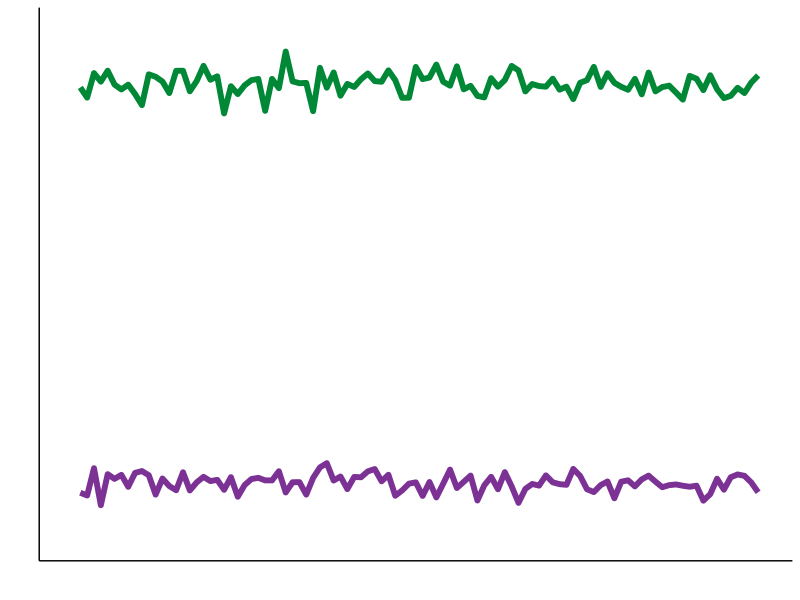
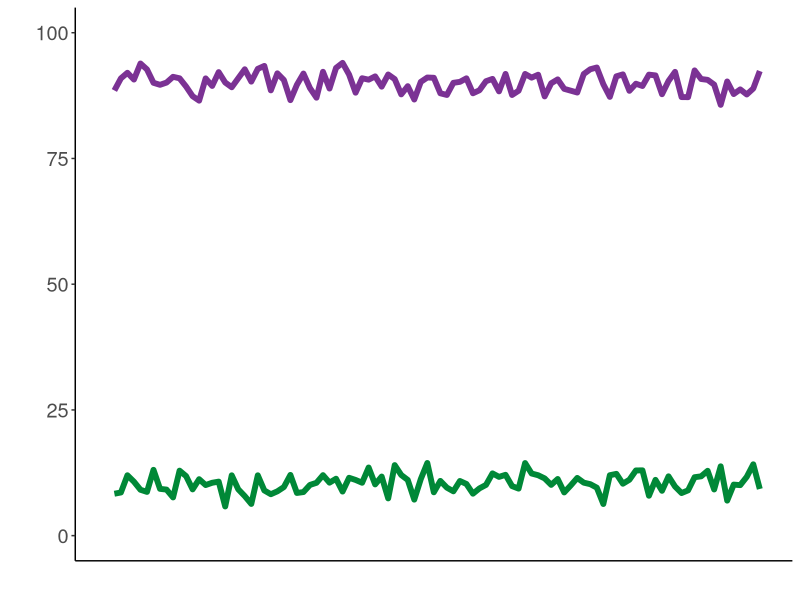

The R source for these figures, in order: (Note: this script raises an error after producing the figures.)
## LOAD PACKAGES ####
library(dplyr)
library(tidyr)
library(RColorBrewer)
library(ggplot2)


## MAKE FAKE DATA ####
eng_ml = data.frame(time = seq(1, 100)) %>%
  mutate(English = rnorm(100, 90, 2)) %>%
  mutate(Spanish = rnorm(100, 10, 2)) %>%
  gather(language, activation, c(English, Spanish))

sp_ml = data.frame(time = seq(1, 100)) %>%
  mutate(Spanish = rnorm(100, 90, 2)) %>%
  mutate(English = rnorm(100, 10, 2)) %>%
  gather(language, activation, c(English, Spanish))

cses_dom = data.frame(time = seq(1, 100)) %>%
  mutate(English = c(rep(90, 40), seq(90, 10, length.out = 20), rep(10, 40)) + rnorm(100, 0, 2)) %>%
  mutate(Spanish = c(rep(10, 25), seq(10, 90, length.out = 20), rep(90, 55)) + rnorm(100, 0, 2)) %>%
  gather(language, activation, c(English, Spanish))

cses_l1 = data.frame(time = seq(1, 100)) %>%
  mutate(English = c(rep(90, 40), seq(90, 10, length.out = 20), rep(10, 40)) + rnorm(100, 0, 2)) %>%
  mutate(Spanish = c(rep(10, 25), seq(10, 90, length.out = 40), rep(90, 35)) + rnorm(100, 0, 2)) %>%
  gather(language, activation, c(English, Spanish))

cses_sudden = data.frame(time = seq(1, 100)) %>%
  mutate(English = c(rep(90, 50), seq(90, 10, length.out = 0), rep(10, 50)) + rnorm(100, 0, 2)) %>%
  mutate(Spanish = c(rep(10, 50), seq(10, 90, length.out = 0), rep(90, 50)) + rnorm(100, 0, 2)) %>%
  gather(language, activation, c(English, Spanish))

cses_equal = data.frame(time = seq(1, 100)) %>%
  mutate(English = c(rep(90, 40), seq(90, 10, length.out = 20), rep(10, 40)) + rnorm(100, 0, 2)) %>%
  mutate(Spanish = c(rep(10, 40), seq(10, 90, length.out = 20), rep(90, 40)) + rnorm(100, 0, 2)) %>%
  gather(language, activation, c(English, Spanish))

csse_dom = data.frame(time = seq(1, 100)) %>%
  mutate(Spanish = c(rep(90, 40), seq(90, 10, length.out = 20), rep(10, 40)) + rnorm(100, 0, 2)) %>%
  mutate(English = c(rep(10, 25), seq(10, 90, length.out = 40), rep(90, 35)) + rnorm(100, 0, 2)) %>%
  gather(language, activation, c(English, Spanish))

csse_l1 = data.frame(time = seq(1, 100)) %>%
  mutate(Spanish = c(rep(90, 40), seq(90, 10, length.out = 20), rep(10, 40)) + rnorm(100, 0, 2)) %>%
  mutate(English = c(rep(10, 25), seq(10, 90, length.out = 20), rep(90, 55)) + rnorm(100, 0, 2)) %>%
  gather(language, activation, c(English, Spanish))

csse_equal = data.frame(time = seq(1, 100)) %>%
  mutate(Spanish = c(rep(90, 40), seq(90, 10, length.out = 20), rep(10, 40)) + rnorm(100, 0, 2)) %>%
  mutate(English = c(rep(10, 40), seq(10, 90, length.out = 20), rep(90, 40)) + rnorm(100, 0, 2)) %>%
  gather(language, activation, c(English, Spanish))


## MAKE COLORS FOR FIGURES ####
colors = brewer.pal(5, "PRGn")
col_eng = colors[5]
col_sp = colors[1]


## MAKE PLOTS ####
# English monolingual utterance
eng_act.plot = ggplot(eng_ml, aes(x = time, y = activation, color=language)) +
  geom_line(lwd=2) +
  #geom_area(fill=col_eng) +
  xlim(0, 100) + 
  ylim(0, 100) +
  #scale_y_discrete(0, 100, breaks=NULL) +
  #scale_color_manual(values = c("black", "darkgrey")) +
  scale_color_manual(values = c(col_eng, col_sp)) +
  #ggtitle("Language Activation During\nMonolingual English Utterance") +
  #xlab("The woman is very tired") +
  #ylab("Amount of activation") +
  xlab("") +
  ylab("") +
  theme_bw() +
  theme(text=element_text(size=18), title=element_text(size=18),
        panel.border = element_blank(),
        panel.grid.major = element_blank(), panel.grid.minor = element_blank(),
        axis.line = element_line(colour = "black"),
        legend.position="none", legend.key=element_blank()) +
  theme(axis.text.x = element_blank(), axis.ticks.x = element_blank(),
        axis.text.y = element_blank(), axis.ticks.y = element_blank())

pdf("figures/eng_act.pdf")
eng_act.plot
dev.off()

# Spanish monolingual utterance
sp_act.plot = ggplot(sp_ml, aes(x = time, y = activation, color=language)) +
  geom_line(lwd=2) +
  #geom_area(fill=col_eng) +
  xlim(0, 100) + 
  ylim(0, 100) +
  #scale_color_manual(values = c("black", "darkgrey")) +
  scale_color_manual(values = c(col_eng, col_sp)) +
  #ggtitle("Language Activation During\nMonolingual Spanish Utterance") +
  #xlab(expression(paste(italic("La mujer está muy cansada")))) +
  #ylab("Amount of activation") +
  xlab("") +
  ylab("") +
  theme_bw() +
  theme(text=element_text(size=18), title=element_text(size=18),
        panel.border = element_blank(),
        panel.grid.major = element_blank(), panel.grid.minor = element_blank(),
        axis.line = element_line(colour = "black"),
        legend.position="none", legend.key=element_blank()) +
  theme(axis.text.x = element_blank(), axis.ticks.x = element_blank())

pdf("figures/sp_act.pdf")
sp_act.plot
dev.off()

# Code-switching English to Spanish utterance
cses_act.plot = ggplot(cses, aes(x = time, y = activation, color=language)) +
  geom_line(lwd=2) +
  #geom_area(fill=col_eng) +
  geom_vline(x = 50, lwd=1.5) +
  xlim(0, 100) + 
  ylim(0, 100) +
  #scale_color_manual(values = c("black", "darkgrey")) +
  scale_color_manual(values = c(col_eng, col_sp)) +
  #ggtitle("Language Activation During\nCode-switching English to Spanish Utterance") +
  #xlab(expression(paste("The woman is |", italic(" muy cansada")))) +
  #ylab("Amount of activation") +
  xlab("") +
  ylab("") +
  theme_bw() +
  theme(text=element_text(size=18), title=element_text(size=18),
        panel.border = element_blank(),
        panel.grid.major = element_blank(), panel.grid.minor = element_blank(),
        axis.line = element_line(colour = "black"),
        legend.position="none", legend.key=element_blank()) +
  theme(axis.text.x = element_blank(), axis.ticks.x = element_blank())

pdf("figures/cses_act.pdf")
cses_act.plot
dev.off()

# Code-switching English to Spanish utterance (sudden H0)
cses_act_sudden.plot = ggplot(cses_sudden, aes(x = time, y = activation, color=language)) +
  geom_line(lwd=2) +
  #geom_area(fill=col_eng) +
  #geom_segment(aes(x = 50, xend = 50, y = 0, yend = 100), color="black", lwd=1.5) +
  xlim(0, 100) + 
  ylim(0, 100) +
  #scale_color_manual(values = c("black", "darkgrey")) +
  scale_color_manual(values = c(col_eng, col_sp)) +
  #ggtitle("Language Activation During\nCode-switching English to Spanish Utterance") +
  #xlab(expression(paste("The woman is |", italic(" muy cansada")))) +
  #ylab("Amount of activation") +
  xlab("") +
  ylab("") +
  theme_bw() +
  theme(text=element_text(size=18), title=element_text(size=18),
        panel.border = element_blank(),
        panel.grid.major = element_blank(), panel.grid.minor = element_blank(),
        axis.line = element_line(colour = "black"),
        legend.position="none", legend.key=element_blank()) +
  theme(axis.text.x = element_blank(), axis.ticks.x = element_blank(),
        axis.text.y = element_blank(), axis.ticks.y = element_blank())

pdf("figures/cses_act_sudden.pdf")
cses_act_sudden.plot
dev.off()

# Code-switching English to Spanish utterance (equal H1)
cses_act_equal.plot = ggplot(cses_equal, aes(x = time, y = activation, color=language)) +
  geom_line(lwd=2) +
  #geom_area(fill=col_eng) +
  #geom_segment(aes(x = 50, xend = 50, y = 0, yend = 100), color="black", lwd=1.5) +
  xlim(0, 100) + 
  ylim(0, 100) +
  #scale_color_manual(values = c("black", "darkgrey")) +
  scale_color_manual(values = c(col_eng, col_sp)) +
  #ggtitle("Language Activation During\nCode-switching English to Spanish Utterance") +
  #xlab(expression(paste("The woman is |", italic(" muy cansada")))) +
  #ylab("Amount of activation") +
  xlab("") +
  ylab("") +
  theme_bw() +
  theme(text=element_text(size=18), title=element_text(size=18),
        panel.border = element_blank(),
        panel.grid.major = element_blank(), panel.grid.minor = element_blank(),
        axis.line = element_line(colour = "black"),
        legend.position="none", legend.key=element_blank()) +
  theme(axis.text.x = element_blank(), axis.ticks.x = element_blank(),
        axis.text.y = element_blank(), axis.ticks.y = element_blank())

pdf("figures/cses_act_equal.pdf")
cses_act_equal.plot
dev.off()

# Code-switching English to Spanish utterance (equal H1)
cses_act_equal.plot = ggplot(subset(cses_equal, language=="Spanish"), aes(x = time, y = activation, color=language)) +
  geom_line(lwd=2) +
  #geom_area(fill=col_eng) +
  #geom_segment(aes(x = 50, xend = 50, y = 0, yend = 100), color="black", lwd=1.5) +
  xlim(0, 100) + 
  ylim(0, 100) +
  #scale_color_manual(values = c("black", "darkgrey")) +
  scale_color_manual(values = c(col_sp, col_eng)) +
  #ggtitle("Language Activation During\nCode-switching English to Spanish Utterance") +
  #xlab(expression(paste("The woman is |", italic(" muy cansada")))) +
  #ylab("Amount of activation") +
  xlab("") +
  ylab("") +
  theme_bw() +
  theme(text=element_text(size=18), title=element_text(size=18),
        panel.border = element_blank(),
        panel.grid.major = element_blank(), panel.grid.minor = element_blank(),
        axis.line = element_line(colour = "black"),
        legend.position="none", legend.key=element_blank(),
        panel.background = element_rect(fill = "transparent",colour = NA),
        plot.background = element_rect(fill = "transparent",colour = NA)) +
  theme(axis.text.x = element_blank(), axis.ticks.x = element_blank(),
        axis.text.y = element_blank(), axis.ticks.y = element_blank())

#pdf("figures/cses_act_equal.pdf")
cses_act_equal.plot
#dev.off()

png("figures/test.png", bg = "transparent")
cses_act_equal.plot
dev.off()

# Code-switching English to Spanish utterance (l1 H2-0)
cses_act_l1.plot = ggplot(cses_l1, aes(x = time, y = activation, color=language)) +
  geom_line(lwd=2) +
  #geom_area(fill=col_eng) +
  #geom_segment(aes(x = 50, xend = 50, y = 0, yend = 100), color="black", lwd=1.5) +
  xlim(0, 100) + 
  ylim(0, 100) +
  #scale_color_manual(values = c("black", "darkgrey")) +
  scale_color_manual(values = c(col_eng, col_sp)) +
  #ggtitle("Language Activation During\nCode-switching English to Spanish Utterance") +
  #xlab(expression(paste("The woman is |", italic(" muy cansada")))) +
  #ylab("Amount of activation") +
  xlab("") +
  ylab("") +
  theme_bw() +
  theme(text=element_text(size=18), title=element_text(size=18),
        panel.border = element_blank(),
        panel.grid.major = element_blank(), panel.grid.minor = element_blank(),
        axis.line = element_line(colour = "black"),
        legend.position="none", legend.key=element_blank()) +
  theme(axis.text.x = element_blank(), axis.ticks.x = element_blank(),
        axis.text.y = element_blank(), axis.ticks.y = element_blank())

pdf("figures/cses_act_l1.pdf")
cses_act_l1.plot
dev.off()

# Code-switching English to Spanish utterance (dom H2-1)
cses_act_dom.plot = ggplot(cses_dom, aes(x = time, y = activation, color=language)) +
  geom_line(lwd=2) +
  #geom_area(fill=col_eng) +
  #geom_segment(aes(x = 50, xend = 50, y = 0, yend = 100), color="black", lwd=1.5) +
  xlim(0, 100) + 
  ylim(0, 100) +
  #scale_color_manual(values = c("black", "darkgrey")) +
  scale_color_manual(values = c(col_eng, col_sp)) +
  #ggtitle("Language Activation During\nCode-switching English to Spanish Utterance") +
  #xlab(expression(paste("The woman is |", italic(" muy cansada")))) +
  #ylab("Amount of activation") +
  xlab("") +
  ylab("") +
  theme_bw() +
  theme(text=element_text(size=18), title=element_text(size=18),
        panel.border = element_blank(),
        panel.grid.major = element_blank(), panel.grid.minor = element_blank(),
        axis.line = element_line(colour = "black"),
        legend.position="none", legend.key=element_blank()) +
  theme(axis.text.x = element_blank(), axis.ticks.x = element_blank(),
        axis.text.y = element_blank(), axis.ticks.y = element_blank())

pdf("figures/cses_act_dom.pdf")
cses_act_dom.plot
dev.off()


# Code-switching Spanish to English utterance
csse_act.plot = ggplot(csse, aes(x = time, y = activation, color=language)) +
  geom_line(lwd=2) +
  #geom_area(fill=col_eng) +
  geom_vline(x = 50, lwd=1.5) +
  xlim(0, 100) + 
  ylim(0, 100) +
  #scale_color_manual(values = c("black", "darkgrey")) +
  scale_color_manual(values = c(col_eng, col_sp)) +
  ggtitle("Language Activation During\nCode-switching Spanish to English Utterance") +
  xlab(expression(paste(italic("La mujer está "), "| very sad        "))) +
  ylab("Amount of activation") +
  theme_bw() +
  theme(text=element_text(size=18), title=element_text(size=18),
        panel.border = element_blank(),
        panel.grid.major = element_blank(), panel.grid.minor = element_blank(),
        axis.line = element_line(colour = "black"),
        legend.position="top", legend.key=element_blank()) +
  theme(axis.text.x = element_blank(), axis.ticks.x = element_blank())

pdf("figures/csse_act.pdf")
csse_act.plot
dev.off()

# Code-switching Spanish to English utterance (equal H1)
csse_act_equal.plot = ggplot(csse_equal, aes(x = time, y = activation, color=language)) +
  geom_line(lwd=2) +
  #geom_area(fill=col_eng) +
  #geom_segment(aes(x = 50, xend = 50, y = 0, yend = 100), color="black", lwd=1.5) +
  xlim(0, 100) + 
  ylim(0, 100) +
  #scale_color_manual(values = c("black", "darkgrey")) +
  scale_color_manual(values = c(col_eng, col_sp)) +
  #ggtitle("Language Activation During\nCode-switching English to Spanish Utterance") +
  #xlab(expression(paste("The woman is |", italic(" muy cansada")))) +
  #ylab("Amount of activation") +
  xlab("") +
  ylab("") +
  theme_bw() +
  theme(text=element_text(size=18), title=element_text(size=18),
        panel.border = element_blank(),
        panel.grid.major = element_blank(), panel.grid.minor = element_blank(),
        axis.line = element_line(colour = "black"),
        legend.position="none", legend.key=element_blank()) +
  theme(axis.text.x = element_blank(), axis.ticks.x = element_blank(),
        axis.text.y = element_blank(), axis.ticks.y = element_blank())

pdf("figures/csse_act_equal.pdf")
csse_act_equal.plot
dev.off()

# Code-switching Spanish to English utterance (l1 H2-0)
csse_act_l1.plot = ggplot(csse_l1, aes(x = time, y = activation, color=language)) +
  geom_line(lwd=2) +
  #geom_area(fill=col_eng) +
  #geom_segment(aes(x = 50, xend = 50, y = 0, yend = 100), color="black", lwd=1.5) +
  xlim(0, 100) + 
  ylim(0, 100) +
  #scale_color_manual(values = c("black", "darkgrey")) +
  scale_color_manual(values = c(col_eng, col_sp)) +
  #ggtitle("Language Activation During\nCode-switching English to Spanish Utterance") +
  #xlab(expression(paste("The woman is |", italic(" muy cansada")))) +
  #ylab("Amount of activation") +
  xlab("") +
  ylab("") +
  theme_bw() +
  theme(text=element_text(size=18), title=element_text(size=18),
        panel.border = element_blank(),
        panel.grid.major = element_blank(), panel.grid.minor = element_blank(),
        axis.line = element_line(colour = "black"),
        legend.position="none", legend.key=element_blank()) +
  theme(axis.text.x = element_blank(), axis.ticks.x = element_blank(),
        axis.text.y = element_blank(), axis.ticks.y = element_blank())

pdf("figures/csse_act_l1.pdf")
csse_act_l1.plot
dev.off()

# Code-switching Spanish to English utterance (dom H2-1)
csse_act_dom.plot = ggplot(csse_dom, aes(x = time, y = activation, color=language)) +
  geom_line(lwd=2) +
  #geom_area(fill=col_eng) +
  #geom_segment(aes(x = 50, xend = 50, y = 0, yend = 100), color="black", lwd=1.5) +
  xlim(0, 100) + 
  ylim(0, 100) +
  #scale_color_manual(values = c("black", "darkgrey")) +
  scale_color_manual(values = c(col_eng, col_sp)) +
  #ggtitle("Language Activation During\nCode-switching English to Spanish Utterance") +
  #xlab(expression(paste("The woman is |", italic(" muy cansada")))) +
  #ylab("Amount of activation") +
  xlab("") +
  ylab("") +
  theme_bw() +
  theme(text=element_text(size=18), title=element_text(size=18),
        panel.border = element_blank(),
        panel.grid.major = element_blank(), panel.grid.minor = element_blank(),
        axis.line = element_line(colour = "black"),
        legend.position="none", legend.key=element_blank()) +
  theme(axis.text.x = element_blank(), axis.ticks.x = element_blank(),
        axis.text.y = element_blank(), axis.ticks.y = element_blank())

pdf("figures/csse_act_dom.pdf")
csse_act_dom.plot
dev.off()

